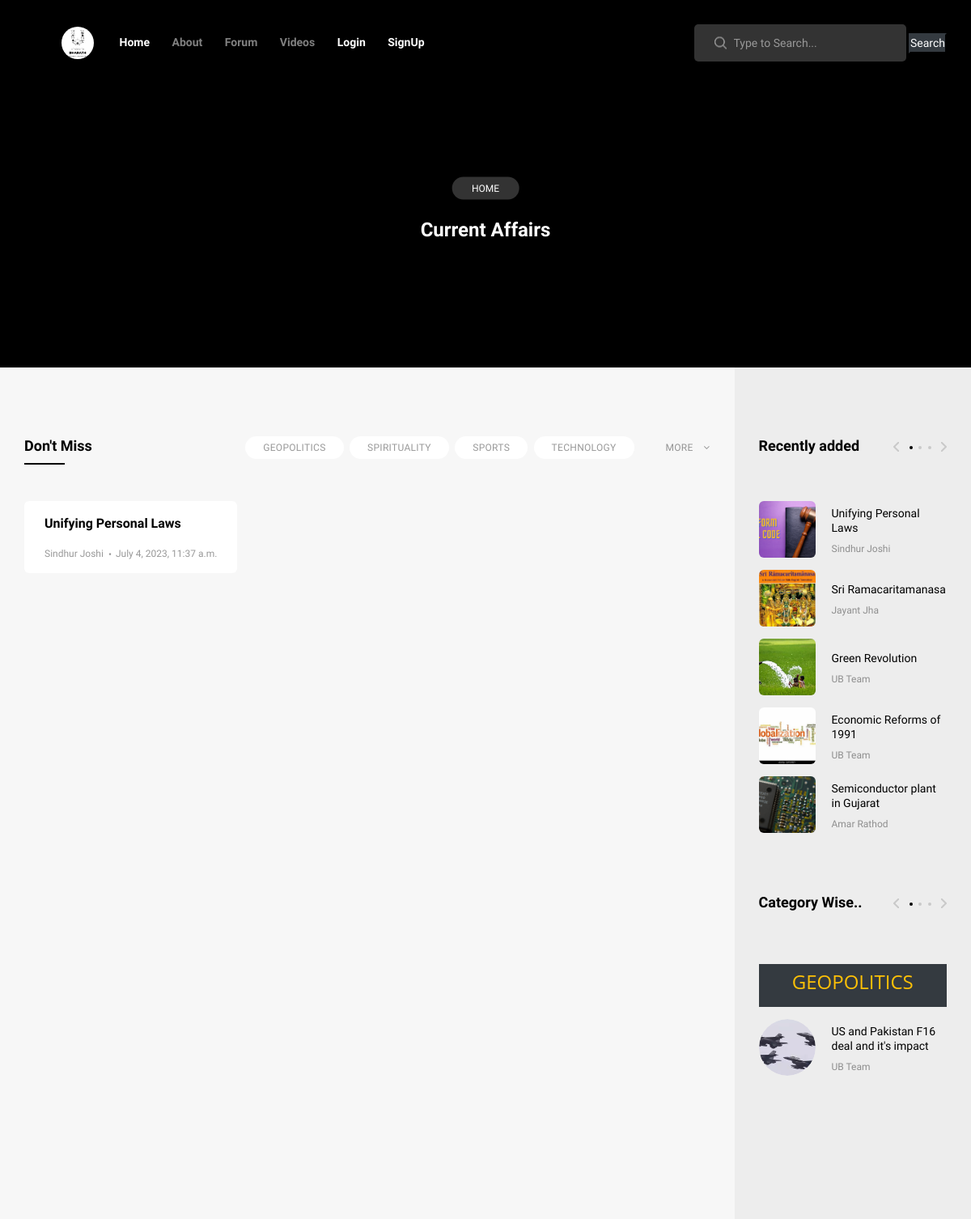
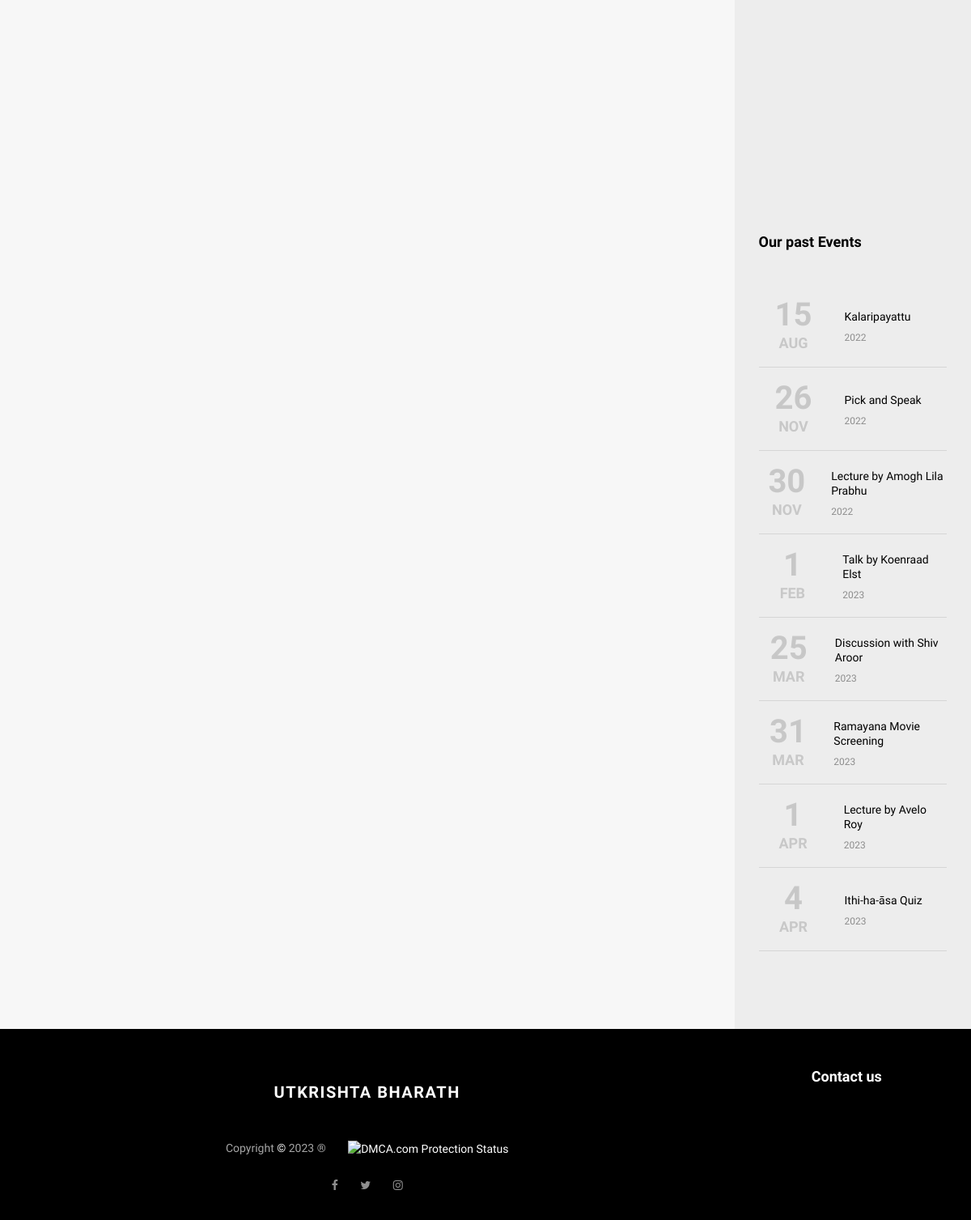
Screenshot of /category/current-affairs with the database file from the repository (2 pictures, top to bottom).
### blog/models.py (models this page shows, shortened)
class Category(models.Model):
    cat_id = models.IntegerField(primary_key=True)
    title = models.CharField(max_length=100)
    description = RichTextField(blank=True)
    url = models.CharField(max_length=100)
    add_date = models.DateTimeField(auto_now_add=True, null=True)
    def __str__(self):
        return self.title

class Post_with_image(models.Model):
    post_id = models.AutoField(primary_key=True)
    class NewManager(models.Manager):
        def get_queryset(self):
            return super().get_queryset().filter(status='published')
    options = (
        ('draft', 'Draft'),
        ('published', 'Published'),
    )
    category = models.ForeignKey(Category, on_delete=models.CASCADE)
    title = models.CharField(max_length=40)
    blog_views =models.IntegerField(default=0,editable=False)
    main_long_title = models.CharField(max_length=250)
    excerpt = models.TextField(max_length=1000)
    thumbnail  = models.ImageField(upload_to='post_thumbnail/')
    thumbnail_caption = models.CharField(max_length=100, default='Image related to blog')
    url = models.CharField(max_length=100)
    publish = models.DateTimeField(default=timezone.now)
    author = models.ForeignKey(Author, on_delete=models.CASCADE)
    content_before_image = RichTextField(blank=True)
    image_for_post = models.ImageField(upload_to='image_for_post/', blank=True)
    caption_for_image = models.CharField(max_length=100, blank=True)
    content_after_image = RichTextField(blank=True)
    quote_related_to_post = models.TextField(blank=True)
    author_of_quote = models.CharField(max_length=50,blank=True)
    likes = models.ManyToManyField(User, blank=True, related_name="liked_blogs")
    bookmark = models.ManyToManyField(User, blank=True, related_name="bookmarked_blogs")
    tags_for_seo_and_search_bar_in_website = models.TextField(help_text='Add tags(this tags will be for search bar of the webstie as well as for SEO stuffs, so be particular while adding, do research for the keywords, and add properly.')
    class Meta:
        ordering = ('-publish',)

class Author(models.Model):
    author_id = models.AutoField(primary_key=True)
    name = models.CharField(max_length=40)
    image  = models.ImageField(upload_to='author/')
    def __str__(self):
        return self.name

### non_blogs/models.py (models this page shows, shortened)
class Past_events(models.Model):
    title = models.CharField(max_length=100)
    options = (
        ('Jan','1'),
        ('Feb','2'),
        ('Mar','3'),
        ('Apr','4'),
        ('May','5'),
        ('June','6'),
        ('July','7'),
        ('Aug','8'),
        ('Sept','9'),
        ('Oct','10'),
        ('Nov','11'),
        ('Dec','12'),
    )
    date_of_event = models.IntegerField()
    month_of_event = models.CharField(max_length=10, choices=options)
    any_hashtag = models.CharField(max_length=30)

### blog/views.py (the view)
# urls.py: path('category/<slug:url>',category),
def category(request, url):
    all_categories = Category.objects.all()
    first_4_categories = Category.objects.all()[0:4]
    remaining_categoreis = Category.objects.all()[::-1]
    cats = Category.objects.all()
    future = Past_events.objects.all()
    try:
        adv1 = Advertisement.objects.all()[0]
    except:
        adv1 = None
    try:
        adv2 = Advertisement.objects.all()[1::]
    except:
        adv2 = None
    x_one = sidebar()
    cat = Category.objects.get(url=url)
    posts_ard = Post_with_image.objects.filter(category=cat)
    posts = posts_ard[3::]
    try:
        p1 = posts_ard[0:3]
    except:
        p1 = None
    page = request.GET.get('page', 1)
    paginator = Paginator(posts, 10)
    try:
        posts = paginator.page(page)
    except PageNotAnInteger:
        posts = paginator.page(1)
    except EmptyPage:
        posts = paginator.page(paginator.num_pages)
    data =  {'cat': cat,'cat_4': first_4_categories,'cat_r':remaining_categoreis, 'posts': posts,'p1':p1,'cats':cats,'future':future,'adv1':adv1,'adv2':adv2}
    data_final = {**x_one,**data}
    return render(request, "blog/category.html",data_final)

### templates/blog/category.html (shortened to what this page needs)
 {% extends 'base/base.html' %} {% load static %}{%block title%} Category - {{ cat.title}}  {%endblock%}
   {%block content%}
<div class="home ard">
    <div class="home_content">
        <div class="post_category trans_200"><a href="/" class="trans_200">Home</a></div>
        <div class="post_title">{{ cat.title | safe }}</div>
    </div>
</div>
<div class="page_content">
    <div class="container">
        <div class="row row-lg-eq-height">
            <div class="col-lg-9">
                <div class="main_content">
                    <div class="category">
                        <div class="section_panel d-flex flex-row align-items-center justify-content-start">
                            <div class="section_title">Don't Miss</div>
                            <div class="section_tags ml-auto">
                                <ul>
                                    {%for cat in cat_4 %}
                                    <li class="active"><a href="/category/{{cat.url}}">{{cat.title}}</a></li>
                                    {%endfor%}
                                </ul>
                            </div>
                            <div class="section_panel_more">
                                <ul>
                                    <li>more
                                    </li>
                                </ul>
                            </div>
                        </div>
                        <div class="section_content">
                            <div class="grid clearfix">
                                {% for p in p1 %}
                                <div class="card card_default card_small_no_image grid-item">
                                    <div class="card-body">
                                        <div class="card-title card-title-small"><a href="/blog/{{p.url}}">{{p.title}}</a></div>
                                        <small class="post_meta"><a href="/blog/{{p.url}}">{{p.author}}</a><span>{{p.publish}}</span></small>
                                    </div>
                                </div>{% empty %}
                                <h5 class="card-title align-content-center">No posts in this category</h5>
                                {%endfor%}
                            </div>
                        </div>
                    </div>
                </div>
            </div>
            {% include 'blog/sidebar.html' %}
        </div>
    </div>
</div>
{%endblock%}

### templates/blog/sidebar.html (shortened to what this page needs)
{% load static %}
<div class="col-lg-3">
    <div class="sidebar">
        <div class="sidebar_section">
            <div class="sidebar_title_container">
                <div class="sidebar_title">Recently added</div>
                <div class="sidebar_slider_nav">
                    <div class="custom_nav_container sidebar_slider_nav_container">
                        <div class="custom_prev custom_prev_top">
                        </div>
                        <ul id="custom_dots" class="custom_dots custom_dots_top">
                            <li class="custom_dot custom_dot_top active"><span></span></li>
                            <li class="custom_dot custom_dot_top"><span></span></li>
                            <li class="custom_dot custom_dot_top"><span></span></li>
                        </ul>
                        <div class="custom_next custom_next_top">
                        </div>
                    </div>
                </div>
            </div>
            <div class="sidebar_section_content">
                <div class="sidebar_slider_container">
                    <div class="owl-carousel owl-theme sidebar_slider_top">
                        <div class="owl-item">
                            {% for i in latest %}
                            <div class="side_post">
                                <a href="/blog/{{i.url}}">
                                    <div class="d-flex flex-row align-items-xl-center align-items-start justify-content-start">
                                        <div class="side_post_image">
                                            <div><img src="/media/{{i.thumbnail}}" alt="Image" style="width: 100%; height: 100%; object-fit: cover;"></div>
                                        </div>
                                        <div class="side_post_content">
                                            <div class="side_post_title">{{i.title}}</div>
                                            <small class="post_meta">{{i.author}}</small>
                                        </div>
                                    </div>
                                </a>
                            </div>
                            {% endfor %}
                        </div>
                    </div>
                </div>
            </div>
        </div>
        <div class="sidebar_section newest_videos">
            <div class="sidebar_title_container">
                <div class="sidebar_title">Category Wise..</div>
                <div class="sidebar_slider_nav">
                    <div class="custom_nav_container sidebar_slider_nav_container">
                        <div class="custom_prev custom_prev_vid">
                        </div>
                        <ul id="custom_dots" class="custom_dots custom_dots_vid">
                            <li class="custom_dot custom_dot_vid active"><span></span></li>
                            <li class="custom_dot custom_dot_vid"><span></span></li>
                            <li class="custom_dot custom_dot_vid"><span></span></li>
                        </ul>
                        <div class="custom_next custom_next_vid">
                        </div>
                    </div>
                </div>
            </div>
            <div class="sidebar_section_content">
                <div class="sidebar_slider_container">
                    <div class="owl-carousel owl-theme sidebar_slider_vid">
                        <div class="owl-item">
                            <div class="side_post bg-dark">
                                <div class="d-flex flex-row align-items-xl-center align-items-center p-2 m-2 text-uppercase text-warning justify-content-center">
                                    <h3 class="text-center"> {{post_main.first.category}}</h3>
                                </div>
                            </div>
                            {% for i in post_main %}
                            <div class="side_post">
                                <a href="/blog/{{i.url}}">
                                    <div class="d-flex flex-row align-items-xl-center align-items-start justify-content-start">
                                        <div class="side_post_image">
                                            <div><img style="width: 100%; height: 100%; object-fit: cover; border-radius: 50%;" src="/media/{{i.thumbnail}}" alt=""></div>
                                        </div>
                                        <div class="side_post_content">
                                            <div class="side_post_title">{{i.title}}</div>
                                            <small class="post_meta">{{i.author}}</small>
                                        </div>
                                    </div>
                                </a>
                            </div>
                            {% endfor %}
                        </div>
                    </div>
                </div>
            </div>
        </div>
        <div class="sidebar_section">
            <div class="advertising_2">
                <a style="text-decoration: None;" href="#">
                    <div class="advertising_background" style="background-image:url(/media/{{adv1.image}})"></div>
                    <div class="advertising_2_content d-flex flex-column align-items-center justify-content-center">
                    </div>
                </a>
            </div>
        </div>
        <div class="sidebar_section future_events">
            <div class="sidebar_title_container">
                <div class="sidebar_title">Our past Events</div>
            </div>
            <div class="sidebar_section_content">
                {% for i in future %}
                <div class="item mb-1">
                    <div class="side_post">
                            <div class="d-flex flex-row align-items-xl-center align-items-start justify-content-start">
                                <div class="event_date d-flex flex-column align-items-center justify-content-center mx-2">
                                    <div class="event_day">{{i.date_of_event}}</div>
                                    <div class="event_month">{{i.month_of_event}}</div>
                                </div>
                                <div class="side_post_content">
                                    <div class="side_post_title">{{i.title}}</div>
                                    <small class="post_meta">{{i.any_hashtag}}</small>
                                </div>
                            </div>
                    </div>
                </div>
                <hr>
                {%endfor%}
            </div>
        </div>
    </div>
</div>

### templates/blog/category.html (style rules this page uses)
.ard { background-color: black; height: 55vh; width: 100vw; margin-bottom: 14px; }

### templates/base/footer.html (style rules this page uses)
a { text-decoration: none; color: white; }

### rows the page displays
Category: title "Current Affairs"
Category: title "GEOPOLITICS"
Category: title "SPIRITUALITY"
Category: title "SPORTS"
Category: title "TECHNOLOGY"
Post_with_image: title "Unifying Personal Laws", author "Sindhur Joshi", publish "July 4, 2023, 11:37 a.m.", thumbnail (picture)
Post_with_image: thumbnail (picture), title "Sri Ramacaritamanasa", author "Jayant Jha"
Post_with_image: thumbnail (picture), title "Green Revolution", author "UB Team"
Post_with_image: thumbnail (picture), title "Economic Reforms of 1991", author "UB Team"
Post_with_image: thumbnail (picture), title "Semiconductor plant in Gujarat", author "Amar Rathod"
Post_with_image: first.category "GEOPOLITICS", thumbnail (picture), title "US and Pakistan F16 deal and it's impact", author "UB Team"
Past_events: date_of_event "15", month_of_event "AUG", title "Kalaripayattu", any_hashtag "2022"
Past_events: date_of_event "26", month_of_event "NOV", title "Pick and Speak", any_hashtag "2022"
Past_events: date_of_event "30", month_of_event "NOV", title "Lecture by Amogh Lila Prabhu", any_hashtag "2022"
Past_events: date_of_event "1", month_of_event "FEB", title "Talk by Koenraad Elst", any_hashtag "2023"
Past_events: date_of_event "25", month_of_event "MAR", title "Discussion with Shiv Aroor", any_hashtag "2023"
Past_events: date_of_event "31", month_of_event "MAR", title "Ramayana Movie Screening", any_hashtag "2023"
Past_events: date_of_event "1", month_of_event "APR", title "Lecture by Avelo Roy", any_hashtag "2023"
Past_events: date_of_event "4", month_of_event "APR", title "Ithi-ha-āsa Quiz", any_hashtag "2023"
